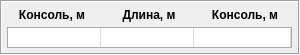
        <widget class="QFrame" name="frame_9">
         <property name="sizePolicy">
          <sizepolicy hsizetype="Fixed" vsizetype="Preferred">
           <horstretch>0</horstretch>
           <verstretch>0</verstretch>
          </sizepolicy>
         </property>
         <property name="minimumSize">
          <size>
           <width>300</width>
           <height>55</height>
          </size>
         </property>
         <property name="maximumSize">
          <size>
           <width>0</width>
           <height>55</height>
          </size>
         </property>
         <property name="frameShape">
          <enum>QFrame::Box</enum>
         </property>
         <property name="frameShadow">
          <enum>QFrame::Sunken</enum>
         </property>
         <layout class="QGridLayout" name="gridLayout_20">
          <property name="leftMargin">
           <number>5</number>
          </property>
          <property name="topMargin">
           <number>5</number>
          </property>
          <property name="rightMargin">
           <number>5</number>
          </property>
          <property name="bottomMargin">
           <number>5</number>
          </property>
          <property name="spacing">
           <number>5</number>
          </property>
          <item row="0" column="2">
           <widget class="QLabel" name="label_35">
            <property name="sizePolicy">
             <sizepolicy hsizetype="Fixed" vsizetype="Fixed">
              <horstretch>0</horstretch>
              <verstretch>0</verstretch>
             </sizepolicy>
            </property>
            <property name="minimumSize">
             <size>
              <width>90</width>
              <height>15</height>
             </size>
            </property>
            <property name="maximumSize">
             <size>
              <width>90</width>
              <height>15</height>
             </size>
            </property>
            <property name="font">
             <font>
              <weight>75</weight>
              <bold>true</bold>
             </font>
            </property>
            <property name="text">
             <string>Консоль, м</string>
            </property>
            <property name="alignment">
             <set>Qt::AlignCenter</set>
            </property>
           </widget>
          </item>
          <item row="1" column="0" colspan="3">
           <widget class="QTableWidget" name="tableWidget_20">
            <property name="sizePolicy">
             <sizepolicy hsizetype="Expanding" vsizetype="Expanding">
              <horstretch>0</horstretch>
              <verstretch>0</verstretch>
             </sizepolicy>
            </property>
            <property name="minimumSize">
             <size>
              <width>285</width>
              <height>20</height>
             </size>
            </property>
            <property name="maximumSize">
             <size>
              <width>0</width>
              <height>16777215</height>
             </size>
            </property>
            <property name="font">
             <font>
              <pointsize>8</pointsize>
             </font>
            </property>
            <property name="styleSheet">
             <string notr="true">background-color: rgb(220, 220, 220);</string>
            </property>
            <property name="frameShape">
             <enum>QFrame::StyledPanel</enum>
            </property>
            <property name="verticalScrollBarPolicy">
             <enum>Qt::ScrollBarAlwaysOff</enum>
            </property>
            <property name="horizontalScrollBarPolicy">
             <enum>Qt::ScrollBarAlwaysOff</enum>
            </property>
            <property name="selectionMode">
             <enum>QAbstractItemView::NoSelection</enum>
            </property>
            <property name="gridStyle">
             <enum>Qt::NoPen</enum>
            </property>
            <property name="rowCount">
             <number>1</number>
            </property>
            <property name="columnCount">
             <number>3</number>
            </property>
            <attribute name="horizontalHeaderVisible">
             <bool>false</bool>
            </attribute>
            <attribute name="horizontalHeaderMinimumSectionSize">
             <number>0</number>
            </attribute>
            <attribute name="horizontalHeaderDefaultSectionSize">
             <number>93</number>
            </attribute>
            <attribute name="horizontalHeaderShowSortIndicator" stdset="0">
             <bool>false</bool>
            </attribute>
            <attribute name="horizontalHeaderStretchLastSection">
             <bool>true</bool>
            </attribute>
            <attribute name="verticalHeaderVisible">
             <bool>false</bool>
            </attribute>
            <attribute name="verticalHeaderMinimumSectionSize">
             <number>20</number>
            </attribute>
            <attribute name="verticalHeaderDefaultSectionSize">
             <number>20</number>
            </attribute>
            <row/>
            <column>
             <property name="text">
              <string>ИГЭ</string>
             </property>
             <property name="font">
              <font>
               <weight>75</weight>
               <bold>true</bold>
              </font>
             </property>
            </column>
            <column>
             <property name="text">
              <string>qci, Мпа</string>
             </property>
             <property name="font">
              <font>
               <weight>75</weight>
               <bold>true</bold>
              </font>
             </property>
            </column>
            <column>
             <property name="text">
              <string>fi, кПа</string>
             </property>
             <property name="font">
              <font>
               <weight>75</weight>
               <bold>true</bold>
              </font>
             </property>
            </column>
            <item row="0" column="0">
             <property name="text">
              <string/>
             </property>
             <property name="textAlignment">
              <set>AlignCenter</set>
             </property>
             <property name="background">
              <brush brushstyle="SolidPattern">
               <color alpha="255">
                <red>254</red>
                <green>254</green>
                <blue>254</blue>
               </color>
              </brush>
             </property>
            </item>
            <item row="0" column="1">
             <property name="text">
              <string/>
             </property>
             <property name="textAlignment">
              <set>AlignCenter</set>
             </property>
             <property name="background">
              <brush brushstyle="SolidPattern">
               <color alpha="255">
                <red>254</red>
                <green>254</green>
                <blue>254</blue>
               </color>
              </brush>
             </property>
            </item>
            <item row="0" column="2">
             <property name="text">
              <string/>
             </property>
             <property name="textAlignment">
              <set>AlignCenter</set>
             </property>
             <property name="background">
              <brush brushstyle="SolidPattern">
               <color alpha="255">
                <red>254</red>
                <green>254</green>
                <blue>254</blue>
               </color>
              </brush>
             </property>
            </item>
           </widget>
          </item>
          <item row="0" column="0">
           <widget class="QLabel" name="label_36">
            <property name="sizePolicy">
             <sizepolicy hsizetype="Fixed" vsizetype="Fixed">
              <horstretch>0</horstretch>
              <verstretch>0</verstretch>
             </sizepolicy>
            </property>
            <property name="minimumSize">
             <size>
              <width>90</width>
              <height>15</height>
             </size>
            </property>
            <property name="maximumSize">
             <size>
              <width>90</width>
              <height>15</height>
             </size>
            </property>
            <property name="font">
             <font>
              <weight>75</weight>
              <bold>true</bold>
             </font>
            </property>
            <property name="text">
             <string>Консоль, м</string>
            </property>
            <property name="alignment">
             <set>Qt::AlignCenter</set>
            </property>
           </widget>
          </item>
          <item row="0" column="1">
           <widget class="QLabel" name="label_37">
            <property name="sizePolicy">
             <sizepolicy hsizetype="Fixed" vsizetype="Fixed">
              <horstretch>0</horstretch>
              <verstretch>0</verstretch>
             </sizepolicy>
            </property>
            <property name="minimumSize">
             <size>
              <width>90</width>
              <height>15</height>
             </size>
            </property>
            <property name="maximumSize">
             <size>
              <width>90</width>
              <height>15</height>
             </size>
            </property>
            <property name="font">
             <font>
              <weight>75</weight>
              <bold>true</bold>
             </font>
            </property>
            <property name="text">
             <string>Длина, м</string>
            </property>
            <property name="alignment">
             <set>Qt::AlignCenter</set>
            </property>
           </widget>
          </item>
         </layout>
        </widget>
